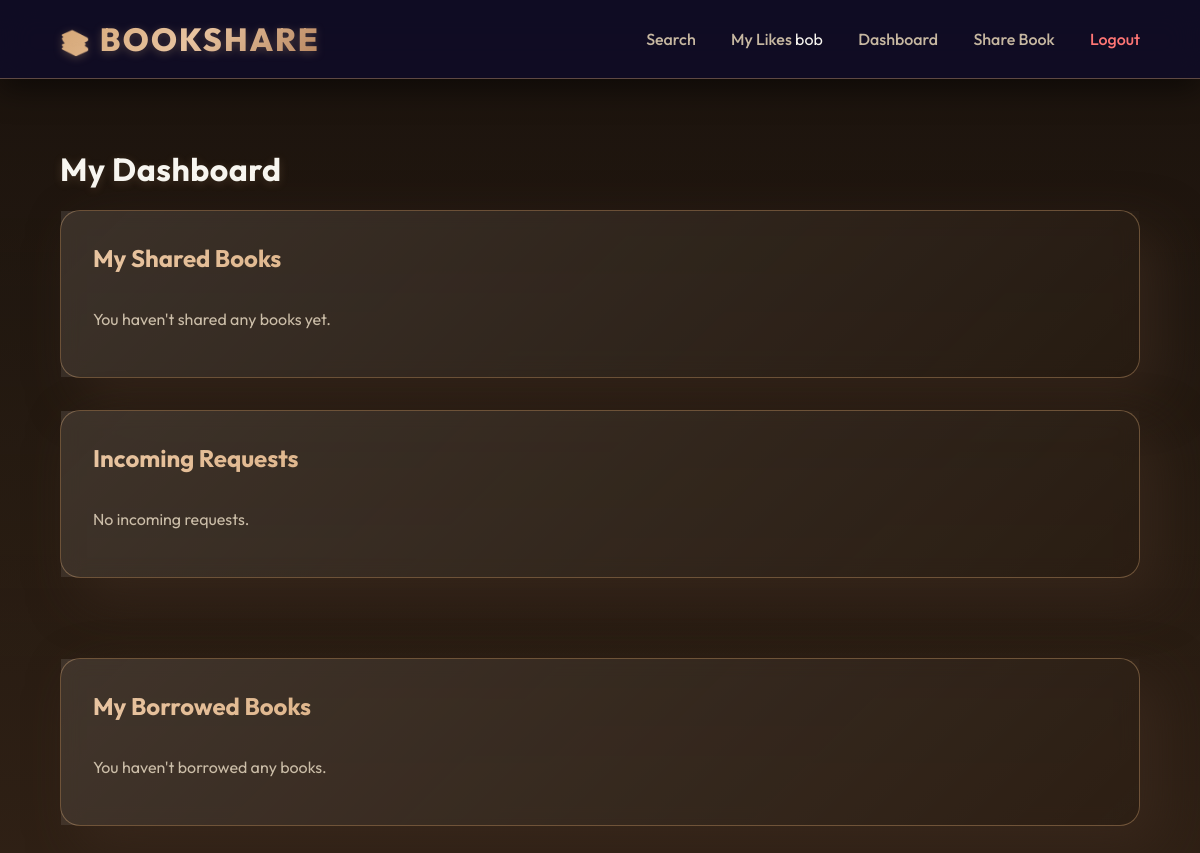
Before: /dashboard (signed in) with the older database file.
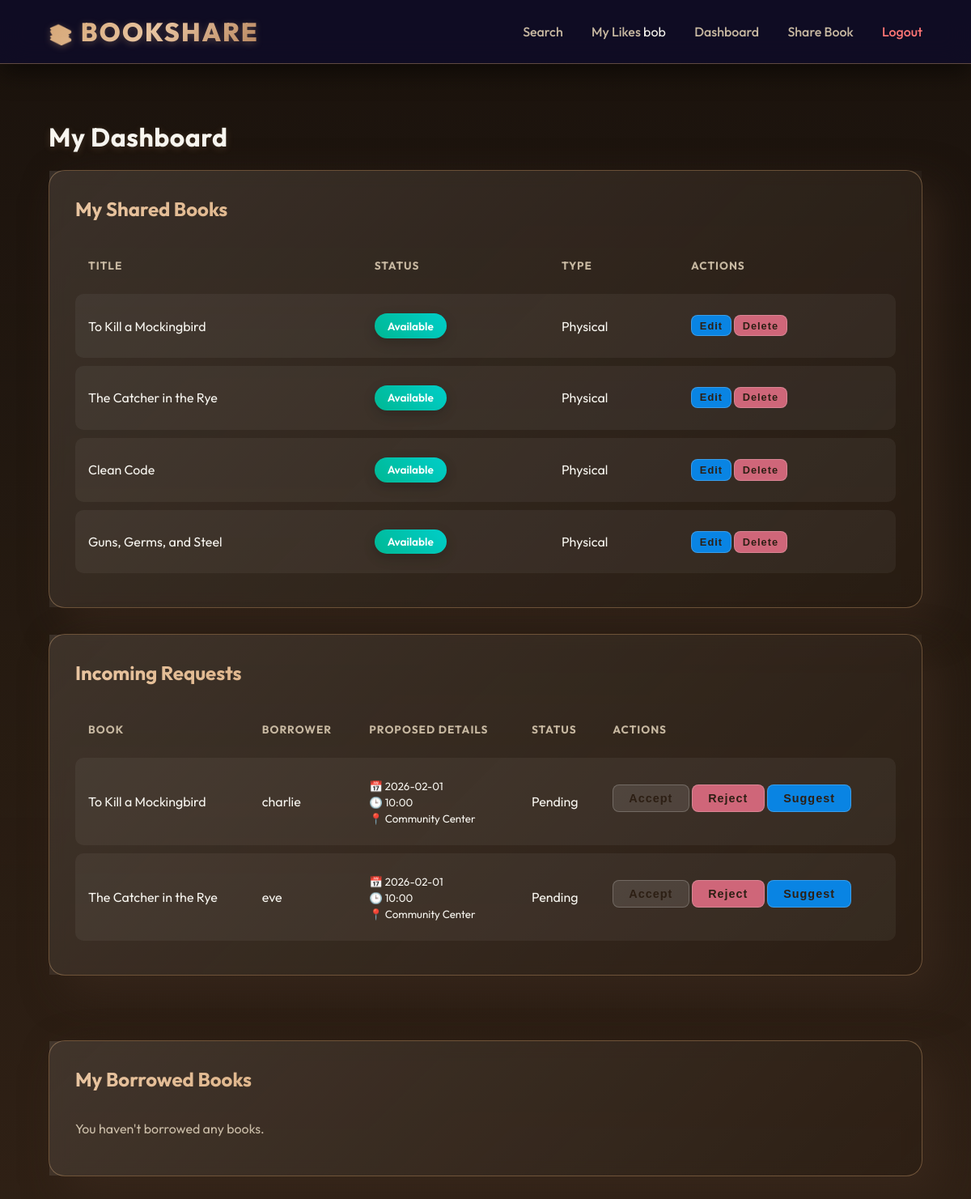
After: the same page with the newer database file.
### models.py (models this page shows, shortened)
class Book(db.Model):
    id = db.Column(db.Integer, primary_key=True)
    title = db.Column(db.String(200), nullable=False)
    author = db.Column(db.String(200), nullable=False)
    category = db.Column(db.String(100), nullable=False)
    type = db.Column(db.String(20), nullable=False) # Physical or Digital
    location = db.Column(db.String(200), nullable=True) # New: Physical availability notes
    description = db.Column(db.Text, nullable=True) # New: Book description
    file_link = db.Column(db.String(500), nullable=True) # Link to digital resource
    filename = db.Column(db.String(500), nullable=True) # Uploaded file path
    likes = db.Column(db.Integer, default=0) # New Interactive Feature
    status = db.Column(db.String(20), default='Available') # Available, Borrowed, Returned
    is_deleted = db.Column(db.Boolean, default=False) # Soft delete flag
    owner_id = db.Column(db.Integer, db.ForeignKey('user.id'), nullable=False)
    owner = db.relationship('User', backref=db.backref('books', lazy=True))

class BorrowRequest(db.Model):
    id = db.Column(db.Integer, primary_key=True)
    book_id = db.Column(db.Integer, db.ForeignKey('book.id'), nullable=False)
    borrower_id = db.Column(db.Integer, db.ForeignKey('user.id'), nullable=False)
    proposed_date = db.Column(db.String(20))
    proposed_time = db.Column(db.String(20))
    proposed_location = db.Column(db.String(200))
    request_status = db.Column(db.String(20), default='Pending') # Pending, Accepted, Rejected
    book = db.relationship('Book', backref=db.backref('requests', lazy=True))
    borrower = db.relationship('User', backref=db.backref('borrow_requests', lazy=True))

class User(UserMixin, db.Model):
    id = db.Column(db.Integer, primary_key=True)
    username = db.Column(db.String(80), unique=True, nullable=False)
    email = db.Column(db.String(120), unique=True, nullable=False)
    password_hash = db.Column(db.String(128))
    role = db.Column(db.String(20), nullable=False, default='Member') # Member or Admin
    is_blocked = db.Column(db.Boolean, default=False)

### app.py (the view)
@app.route('/dashboard')
@login_required
def dashboard():
    if current_user.role == 'Admin':
        return redirect(url_for('admin_dashboard'))
    my_books = Book.query.filter_by(owner=current_user, is_deleted=False).all()
    borrowed_requests = BorrowRequest.query.filter_by(borrower=current_user).all()
    received_requests = BorrowRequest.query.join(Book).filter(Book.owner == current_user, Book.is_deleted == False).all()
    return render_template('dashboard.html', my_books=my_books, borrowed_requests=borrowed_requests, received_requests=received_requests)

### app.py (called while the page is built)
@login_manager.user_loader
def load_user(user_id):
    return User.query.get(int(user_id))

@app.context_processor
def inject_db_status():
    connected = False
    db_type = "SQLite"
    try:
        from sqlalchemy import text
        db.session.execute(text('SELECT 1'))
        connected = True
        uri = app.config.get('SQLALCHEMY_DATABASE_URI', '')
        if 'postgresql' in uri:
            db_type = "Postgres"
        elif '/tmp/' in uri:
            db_type = "SQLite (Temp)"
    except:
        connected = False
    return dict(db_connected=connected, db_type=db_type)

### templates/dashboard.html (shortened to what the changed rows need)
{% extends 'base.html' %}
{% block body_class %}page-dashboard{% endblock %}
{% block content %}
<h1>My Dashboard</h1>
<div style="display: flex; flex-direction: column; gap: 2rem; max-width: 1200px; margin: 0 auto;">
    <div class="card" data-tilt style="transform-style: preserve-3d; margin-bottom: 0;">
        <h2 style="transform: translateZ(30px);">My Shared Books</h2>
        {% if my_books %}
        <div style="overflow-x: auto; transform: translateZ(20px);">
            <table>
                <thead>
                    <tr>
                        <th>Title</th>
                        <th>Status</th>
                        <th>Type</th>
                        <th>Actions</th>
                    </tr>
                </thead>
                <tbody>
                    {% for book in my_books %}
                    <tr style="transform: translateZ(10px);">
                        <td>{{ book.title }}</td>
                        <td>
                            <span class="badge {{ book.status|lower }}">{{ book.status }}</span>
                        </td>
                        <td>{{ book.type }}</td>
                        <td>
                            <a href="{{ url_for('edit_book', id=book.id) }}" style="text-decoration: none;">
                                <button class="btn-small"
                                    style="background: #0984e3; padding: 0.3rem 0.6rem; font-size: 0.8rem; width: auto; display: inline-block;">Edit</button>
                            </a>
                            <form method="POST" action="{{ url_for('delete_book', id=book.id) }}"
                                style="display:inline;" onsubmit="return confirm('Are you sure?');">
                                <button type="submit" class="btn-small"
                                    style="background: #cf6679; padding: 0.3rem 0.6rem; font-size: 0.8rem; width: auto;">Delete</button>
                            </form>
                        </td>
                    </tr>
                    {% endfor %}
                </tbody>
            </table>
        </div>
        {% else %}
        <p style="color: var(--text-muted);">You haven't shared any books yet.</p>
        {% endif %}
    </div>
    <div class="card" data-tilt style="transform-style: preserve-3d; margin-bottom: 3rem;">
        <h2 style="transform: translateZ(30px);">Incoming Requests</h2>
        {% if received_requests %}
        <div style="overflow-x: auto; transform: translateZ(20px);">
            <table>
                <thead>
                    <tr>
                        <th>Book</th>
                        <th>Borrower</th>
                        <th>Proposed Details</th>
                        <th>Status</th>
                        <th>Actions</th>
                    </tr>
                </thead>
                <tbody>
                    {% for req in received_requests %}
                    <tr>
                        <td>{{ req.book.title }}</td>
                        <td>{{ req.borrower.username }}</td>
                        <td>
                            {% if req.book.type == 'Physical' %}
                            <small>📅 {{ req.proposed_date }} <br> 🕒 {{ req.proposed_time }} <br> 📍 {{
                                req.proposed_location }}</small>
                            {% else %}
                            Digital Access
                            {% endif %}
                        </td>
                        <td>{{ req.request_status }}</td>
                        <td>
                            {% if req.request_status == 'Pending' %}
                            <form method="POST" action="{{ url_for('handle_request', id=req.id) }}"
                                style="display:inline;">
                                <button type="submit" class="btn-small"
                                    style="margin-bottom: 0.5rem; width: auto;">Accept</button>
                            </form>
                            <form method="POST" action="{{ url_for('handle_request', id=req.id) }}"
                                style="display:inline;">
                                <button type="submit" class="btn-small"
                                    style="background:#cf6679; margin-bottom: 0.5rem; width: auto;">Reject</button>
                            </form>
                            <button type="button" class="btn-small" style="background:#0984e3; width: auto;"
                                onclick="document.getElementById('suggest-{{req.id}}').style.display = 'block'">Suggest</button>
                            {% elif req.request_status == 'Accepted' and req.book.status == 'Borrowed' and req.book.type
                            ==
                            'Physical' %}
                            <form method="POST" action="{{ url_for('return_book', req_id=req.id) }}">
                                <button type="submit" class="btn-small" style="background: #00b894; width: auto;">Mark
                                    Returned</button>
                            </form>
                            {% endif %}
                        </td>
                    </tr>
                    {% endfor %}
                </tbody>
            </table>
        </div>
        {% else %}
        <p style="color: var(--text-muted);">No incoming requests.</p>
        {% endif %}
    </div>
    <div class="card" data-tilt style="transform-style: preserve-3d;">
        <h2 style="transform: translateZ(30px);">My Borrowed Books</h2>
    </div>
</div>
{% endblock %}

Changed rows visible on the page:
now on this page (row edited): Book: title "To Kill a Mockingbird", status "Available", type "Physical"
now on this page (row edited): Book: title "The Catcher in the Rye", status "Available", type "Physical"
now on this page (row edited): Book: title "Clean Code", status "Available", type "Physical"
now on this page (row edited): Book: title "Guns, Germs, and Steel", status "Available", type "Physical"
now on this page (row edited): BorrowRequest: book "To Kill a Mockingbird", borrower.username "charlie", proposed_date "2026-02-01", proposed_time "10:00", proposed_location "Community Center", request_status "Pending"
added BorrowRequest: book "The Catcher in the Rye", borrower.username "eve", proposed_date "2026-02-01", proposed_time "10:00", proposed_location "Community Center", request_status "Pending"
Other visible differences:
text no longer shown: "You haven't shared any books yet. No incoming requests."
text now shown: "TITLE STATUS TYPE ACTIONS BOOK BORROWER PROPOSED DETAILS STATUS ACTIONS"
